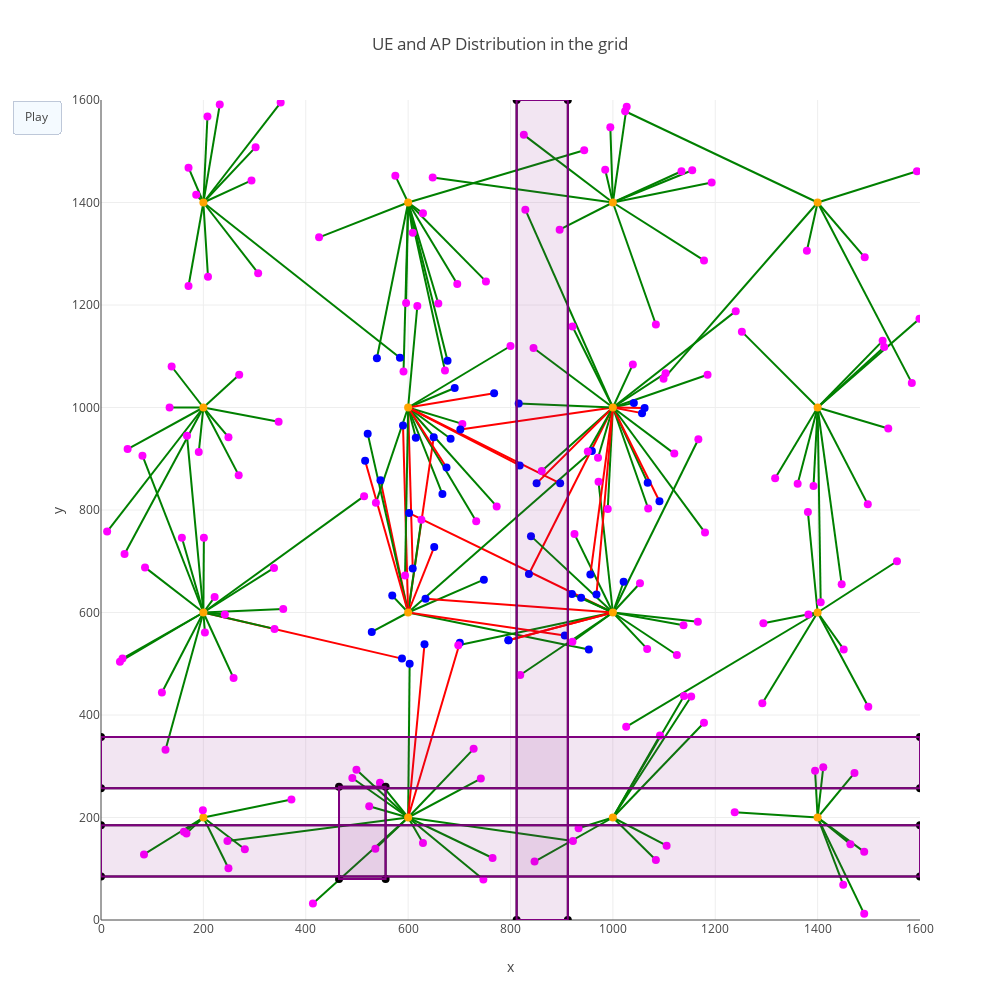

Here is the notebook cell this chart was saved with:
### Code cell
figure={"data":data_values,
        "layout": {'xaxis':{'range': [0, 1600], 'title': 'x'},
                   'yaxis':{'range': [0, 1600], 'title': 'y'},
                   'title':"UE and AP Distribution in the grid",
                   'height' : 1000,
                   'width' :1000,
                   'showlegend': False,
                   "shapes":Rec_dict, 
                    'updatemenus': [{'type': 'buttons',
                                      'buttons': [{'label': 'Play',
                                                   'method': 'animate',
                                                   'args': [None]}]}]
                  },
        'frames':Frames_data}
  
# print(figure)

plotly.offline.iplot(figure)

### Figure 1 — Plotly figure (JSON) as saved in the notebook; plotly's stock layout.template omitted (floating-point values rounded to 4 significant figures; data arrays with more than 128 entries replaced by an {"elided": "..."} marker saying what was removed)
{"data": [{"line": {"color": "green", "width": 2}, "mode": "lines", "type": "scatter", "x": [600, 953], "y": [600, 528]}, {"line": {"color": "green", "width": 2}, "mode": "lines", "type": "scatter", "x": [1000, 1166], "y": [600, 582]}, {"line": {"color": "green", "width": 2}, "mode": "lines", "type": "scatter", "x": [1000, 1178], "y": [1400, 1287]}, {"line": {"color": "green", "width": 2}, "mode": "lines", "type": "scatter", "x": [1000, 1041], "y": [1000, 1009]}, {"line": {"color": "green", "width": 2}, "mode": "lines", "type": "scatter", "x": [1400, 1381], "y": [600, 796]}, {"line": {"color": "green", "width": 2}, "mode": "lines", "type": "scatter", "x": [600, 499], "y": [200, 293]}, {"line": {"color": "green", "width": 2}, "mode": "lines", "type": "scatter", "x": [200, 12], "y": [1000, 758]}, {"line": {"color": "red", "width": 2}, "mode": "lines", "type": "scatter", "x": [1000, 602], "y": [600, 794]}, {"line": {"color": "green", "width": 2}, "mode": "lines", "type": "scatter", "x": [600, 706], "y": [1000, 968]}, {"line": {"color": "green", "width": 2}, "mode": "lines", "type": "scatter", "x": [1400, 1411], "y": [200, 298]}, {"line": {"color": "green", "width": 2}, "mode": "lines", "type": "scatter", "x": [600, 596], "y": [1400, 1204]}, {"line": {"color": "green", "width": 2}, "mode": "lines", "type": "scatter", "x": [1400, 1292], "y": [600, 423]}, {"line": {"color": "green", "width": 2}, "mode": "lines", "type": "scatter", "x": [600, 529], "y": [600, 562]}, {"line": {"color": "green", "width": 2}, "mode": "lines", "type": "scatter", "x": [1400, 1447], "y": [1000, 655]}, {"line": {"color": "green", "width": 2}, "mode": "lines", "type": "scatter", "x": [600, 603], "y": [200, 500]}, {"line": {"color": "green", "width": 2}, "mode": "lines", "type": "scatter", "x": [1400, 1464], "y": [200, 148]}, {"line": {"color": "green", "width": 2}, "mode": "lines", "type": "scatter", "x": [600, 959], "y": [600, 915]}, {"line": {"color": "green", "width": 2}, "mode": "lines", "type": "scatter", "x": [600, 748], "y": [600, 664]}, {"line": {"color": "green", "width": 2}, "mode": "lines", "type": "scatter", "x": [600, 691], "y": [1000, 1038]}, {"line": {"color": "green", "width": 2}, "mode": "lines", "type": "scatter", "x": [600, 742], "y": [200, 276]}, {"line": {"color": "red", "width": 2}, "mode": "lines", "type": "scatter", "x": [1000, 702], "y": [1000, 957]}, {"line": {"color": "green", "width": 2}, "mode": "lines", "type": "scatter", "x": [200, 372], "y": [200, 235]}, {"line": {"color": "green", "width": 2}, "mode": "lines", "type": "scatter", "x": [1000, 921], "y": [1000, 1158]}, {"line": {"color": "green", "width": 2}, "mode": "lines", "type": "scatter", "x": [200, 37], "y": [600, 504]}, {"line": {"color": "green", "width": 2}, "mode": "lines", "type": "scatter", "x": [1000, 861], "y": [1000, 876]}, {"line": {"color": "green", "width": 2}, "mode": "lines", "type": "scatter", "x": [1400, 1026], "y": [600, 377]}, {"line": {"color": "green", "width": 2}, "mode": "lines", "type": "scatter", "x": [1000, 938], "y": [600, 629]}, {"line": {"color": "green", "width": 2}, "mode": "lines", "type": "scatter", "x": [1400, 1599], "y": [1000, 1173]}, {"line": {"color": "green", "width": 2}, "mode": "lines", "type": "scatter", "x": [600, 667], "y": [1000, 831]}, {"line": {"color": "green", "width": 2}, "mode": "lines", "type": "scatter", "x": [200, 269], "y": [1000, 868]}, {"line": {"color": "green", "width": 2}, "mode": "lines", "type": "scatter", "x": [1400, 1024], "y": [1400, 1578]}, {"line": {"color": "green", "width": 2}, "mode": "lines", "type": "scatter", "x": [1000, 896], "y": [1400, 1347]}, {"line": {"color": "green", "width": 2}, "mode": "lines", "type": "scatter", "x": [1400, 1527], "y": [1000, 1130]}, {"line": {"color": "green", "width": 2}, "mode": "lines", "type": "scatter", "x": [1000, 1068], "y": [1000, 853]}, {"line": {"color": "green", "width": 2}, "mode": "lines", "type": "scatter", "x": [200, 584], "y": [1400, 1097]}, {"line": {"color": "green", "width": 2}, "mode": "lines", "type": "scatter", "x": [200, 84], "y": [200, 128]}, {"line": {"color": "green", "width": 2}, "mode": "lines", "type": "scatter", "x": [1400, 1492], "y": [1400, 1293]}, {"line": {"color": "green", "width": 2}, "mode": "lines", "type": "scatter", "x": [1000, 1125], "y": [600, 517]}, {"line": {"color": "green", "width": 2}, "mode": "lines", "type": "scatter", "x": [600, 765], "y": [200, 121]}, {"line": {"color": "green", "width": 2}, "mode": "lines", "type": "scatter", "x": [1400, 1099], "y": [1400, 1056]}, {"line": {"color": "red", "width": 2}, "mode": "lines", "type": "scatter", "x": [600, 701], "y": [200, 541]}, {"line": {"color": "green", "width": 2}, "mode": "lines", "type": "scatter", "x": [1400, 1498], "y": [1000, 811]}, {"line": {"color": "green", "width": 2}, "mode": "lines", "type": "scatter", "x": [1000, 971], "y": [1000, 902]}, {"line": {"color": "green", "width": 2}, "mode": "lines", "type": "scatter", "x": [1000, 920], "y": [600, 636]}, {"line": {"color": "red", "width": 2}, "mode": "lines", "type": "scatter", "x": [200, 588], "y": [600, 510]}, {"line": {"color": "green", "width": 2}, "mode": "lines", "type": "scatter", "x": [200, 167], "y": [200, 169]}, {"line": {"color": "green", "width": 2}, "mode": "lines", "type": "scatter", "x": [1400, 1395], "y": [200, 291]}, {"line": {"color": "green", "width": 2}, "mode": "lines", "type": "scatter", "x": [200, 52], "y": [1000, 919]}, {"line": {"color": "green", "width": 2}, "mode": "lines", "type": "scatter", "x": [200, 46], "y": [1000, 714]}, {"line": {"color": "green", "width": 2}, "mode": "lines", "type": "scatter", "x": [1000, 1053], "y": [600, 657]}, {"line": {"color": "red", "width": 2}, "mode": "lines", "type": "scatter", "x": [600, 650], "y": [600, 942]}, {"line": {"color": "green", "width": 2}, "mode": "lines", "type": "scatter", "x": [600, 683], "y": [1000, 939]}, {"line": {"color": "green", "width": 2}, "mode": "lines", "type": "scatter", "x": [200, 203], "y": [600, 561]}, {"line": {"color": "green", "width": 2}, "mode": "lines", "type": "scatter", "x": [600, 247], "y": [200, 154]}, {"line": {"color": "green", "width": 2}, "mode": "lines", "type": "scatter", "x": [600, 659], "y": [1400, 1203]}, {"line": {"color": "green", "width": 2}, "mode": "lines", "type": "scatter", "x": [1000, 1027], "y": [1400, 1587]}, {"line": {"color": "green", "width": 2}, "mode": "lines", "type": "scatter", "x": [1000, 1155], "y": [1400, 1463]}, {"line": {"color": "green", "width": 2}, "mode": "lines", "type": "scatter", "x": [1000, 925], "y": [600, 753]}, {"line": {"color": "green", "width": 2}, "mode": "lines", "type": "scatter", "x": [600, 747], "y": [200, 79]}, {"line": {"color": "green", "width": 2}, "mode": "lines", "type": "scatter", "x": [1000, 1193], "y": [1400, 1439]}, {"line": {"color": "green", "width": 2}, "mode": "lines", "type": "scatter", "x": [1000, 1103], "y": [1000, 1067]}, {"line": {"color": "green", "width": 2}, "mode": "lines", "type": "scatter", "x": [600, 944], "y": [1400, 1502]}, {"line": {"color": "green", "width": 2}, "mode": "lines", "type": "scatter", "x": [600, 618], "y": [1000, 1198]}, {"line": {"color": "green", "width": 2}, "mode": "lines", "type": "scatter", "x": [600, 922], "y": [200, 154]}, {"line": {"color": "green", "width": 2}, "mode": "lines", "type": "scatter", "x": [600, 672], "y": [1400, 1072]}, {"line": {"color": "green", "width": 2}, "mode": "lines", "type": "scatter", "x": [200, 126], "y": [600, 332]}, {"line": {"color": "red", "width": 2}, "mode": "lines", "type": "scatter", "x": [600, 546], "y": [600, 858]}, {"line": {"color": "green", "width": 2}, "mode": "lines", "type": "scatter", "x": [200, 119], "y": [600, 444]}, {"line": {"color": "red", "width": 2}, "mode": "lines", "type": "scatter", "x": [600, 897], "y": [1000, 852]}, {"line": {"color": "green", "width": 2}, "mode": "lines", "type": "scatter", "x": [1400, 1491], "y": [200, 12]}, {"line": {"color": "green", "width": 2}, "mode": "lines", "type": "scatter", "x": [600, 800], "y": [1000, 1120]}, {"line": {"color": "green", "width": 2}, "mode": "lines", "type": "scatter", "x": [1000, 1185], "y": [1000, 1064]}, {"line": {"color": "green", "width": 2}, "mode": "lines", "type": "scatter", "x": [600, 615], "y": [1000, 941]}, {"line": {"color": "green", "width": 2}, "mode": "lines", "type": "scatter", "x": [1000, 1167], "y": [600, 938]}, {"line": {"color": "green", "width": 2}, "mode": "lines", "type": "scatter", "x": [200, 270], "y": [1000, 1064]}, {"line": {"color": "green", "width": 2}, "mode": "lines", "type": "scatter", "x": [600, 537], "y": [1000, 814]}, {"line": {"color": "green", "width": 2}, "mode": "lines", "type": "scatter", "x": [1000, 816], "y": [1000, 1008]}, {"line": {"color": "green", "width": 2}, "mode": "lines", "type": "scatter", "x": [1400, 1379], "y": [1400, 1306]}, {"line": {"color": "green", "width": 2}, "mode": "lines", "type": "scatter", "x": [600, 626], "y": [600, 781]}, {"line": {"color": "red", "width": 2}, "mode": "lines", "type": "scatter", "x": [1000, 836], "y": [1000, 675]}, {"line": {"color": "red", "width": 2}, "mode": "lines", "type": "scatter", "x": [1000, 851], "y": [1000, 852]}, {"line": {"color": "red", "width": 2}, "mode": "lines", "type": "scatter", "x": [600, 609], "y": [1000, 686]}, {"line": {"color": "green", "width": 2}, "mode": "lines", "type": "scatter", "x": [1000, 840], "y": [600, 749]}, {"line": {"color": "green", "width": 2}, "mode": "lines", "type": "scatter", "x": [1000, 1092], "y": [200, 360]}, {"line": {"color": "green", "width": 2}, "mode": "lines", "type": "scatter", "x": [200, 281], "y": [200, 138]}, {"line": {"color": "green", "width": 2}, "mode": "lines", "type": "scatter", "x": [200, 86], "y": [600, 688]}, {"line": {"color": "green", "width": 2}, "mode": "lines", "type": "scatter", "x": [600, 491], "y": [200, 277]}, {"line": {"color": "green", "width": 2}, "mode": "lines", "type": "scatter", "x": [200, 356], "y": [600, 607]}, {"line": {"color": "green", "width": 2}, "mode": "lines", "type": "scatter", "x": [200, 351], "y": [1400, 1595]}, {"line": {"color": "green", "width": 2}, "mode": "lines", "type": "scatter", "x": [1000, 1084], "y": [200, 117]}, {"line": {"color": "green", "width": 2}, "mode": "lines", "type": "scatter", "x": [200, 168], "y": [600, 945]}, {"line": {"color": "red", "width": 2}, "mode": "lines", "type": "scatter", "x": [600, 768], "y": [1000, 1028]}, {"line": {"color": "green", "width": 2}, "mode": "lines", "type": "scatter", "x": [1400, 1406], "y": [1000, 620]}, {"line": {"color": "green", "width": 2}, "mode": "lines", "type": "scatter", "x": [1400, 1491], "y": [200, 133]}, {"line": {"color": "green", "width": 2}, "mode": "lines", "type": "scatter", "x": [1000, 826], "y": [1400, 1532]}, {"line": {"color": "green", "width": 2}, "mode": "lines", "type": "scatter", "x": [1400, 1584], "y": [1400, 1048]}, {"line": {"color": "green", "width": 2}, "mode": "lines", "type": "scatter", "x": [1000, 1069], "y": [1000, 803]}, {"line": {"color": "green", "width": 2}, "mode": "lines", "type": "scatter", "x": [600, 539], "y": [1400, 1096]}, {"line": {"color": "green", "width": 2}, "mode": "lines", "type": "scatter", "x": [200, 514], "y": [600, 827]}, {"line": {"color": "red", "width": 2}, "mode": "lines", "type": "scatter", "x": [600, 590], "y": [600, 965]}, {"line": {"color": "green", "width": 2}, "mode": "lines", "type": "scatter", "x": [1000, 819], "y": [600, 478]}, {"line": {"color": "green", "width": 2}, "mode": "lines", "type": "scatter", "x": [200, 347], "y": [1000, 972]}, {"line": {"color": "red", "width": 2}, "mode": "lines", "type": "scatter", "x": [1000, 796], "y": [600, 546]}, {"line": {"color": "green", "width": 2}, "mode": "lines", "type": "scatter", "x": [200, 339], "y": [600, 568]}, {"line": {"color": "green", "width": 2}, "mode": "lines", "type": "scatter", "x": [1000, 933], "y": [200, 179]}, {"line": {"color": "green", "width": 2}, "mode": "lines", "type": "scatter", "x": [200, 81], "y": [600, 906]}, {"line": {"color": "green", "width": 2}, "mode": "lines", "type": "scatter", "x": [200, 138], "y": [1000, 1080]}, {"line": {"color": "green", "width": 2}, "mode": "lines", "type": "scatter", "x": [200, 42], "y": [600, 510]}, {"line": {"color": "green", "width": 2}, "mode": "lines", "type": "scatter", "x": [200, 208], "y": [1400, 1568]}, {"line": {"color": "green", "width": 2}, "mode": "lines", "type": "scatter", "x": [200, 259], "y": [600, 472]}, {"line": {"color": "green", "width": 2}, "mode": "lines", "type": "scatter", "x": [1400, 1555], "y": [600, 700]}, {"line": {"color": "green", "width": 2}, "mode": "lines", "type": "scatter", "x": [1000, 995], "y": [1400, 1547]}, {"line": {"color": "green", "width": 2}, "mode": "lines", "type": "scatter", "x": [1400, 1472], "y": [200, 287]}, {"line": {"color": "green", "width": 2}, "mode": "lines", "type": "scatter", "x": [600, 728], "y": [200, 334]}, {"line": {"color": "green", "width": 2}, "mode": "lines", "type": "scatter", "x": [600, 414], "y": [200, 32]}, {"line": {"color": "green", "width": 2}, "mode": "lines", "type": "scatter", "x": [200, 199], "y": [200, 214]}, {"line": {"color": "green", "width": 2}, "mode": "lines", "type": "scatter", "x": [1000, 1138], "y": [600, 575]}, {"line": {"color": "green", "width": 2}, "mode": "lines", "type": "scatter", "x": [600, 521], "y": [600, 949]}, {"line": {"color": "green", "width": 2}, "mode": "lines", "type": "scatter", "x": [600, 696], "y": [1400, 1241]}, {"line": {"color": "green", "width": 2}, "mode": "lines", "type": "scatter", "x": [1400, 1382], "y": [600, 596]}, {"line": {"color": "green", "width": 2}, "mode": "lines", "type": "scatter", "x": [1000, 1240], "y": [1000, 1188]}, {"line": {"color": "red", "width": 2}, "mode": "lines", "type": "scatter", "x": [1000, 1057], "y": [1000, 989]}, {"line": {"color": "green", "width": 2}, "mode": "lines", "type": "scatter", "x": [200, 302], "y": [1400, 1508]}, {"line": {"color": "green", "width": 2}, "mode": "lines", "type": "scatter", "x": [1000, 698], "y": [600, 536]}, {"line": {"color": "green", "width": 2}, "mode": "lines", "type": "scatter", "x": [600, 575], "y": [1400, 1452]}, {"line": {"color": "green", "width": 2}, "mode": "lines", "type": "scatter", "x": [1400, 1499], "y": [600, 416]}, {"line": {"color": "green", "width": 2}, "mode": "lines", "type": "scatter", "x": [200, 242], "y": [600, 596]}, {"line": {"color": "green", "width": 2}, "mode": "lines", "type": "scatter", "x": [1400, 1451], "y": [600, 528]}, {"line": {"color": "green", "width": 2}, "mode": "lines", "type": "scatter", "x": [200, 171], "y": [1400, 1237]}, {"line": {"color": "green", "width": 2}, "mode": "lines", "type": "scatter", "x": [1400, 1538], "y": [1000, 959]}, {"line": {"color": "green", "width": 2}, "mode": "lines", "type": "scatter", "x": [600, 569], "y": [600, 633]}, {"line": {"color": "green", "width": 2}, "mode": "lines", "type": "scatter", "x": [600, 677], "y": [1400, 1091]}, {"line": {"color": "green", "width": 2}, "mode": "lines", "type": "scatter", "x": [1000, 972], "y": [600, 855]}, {"line": {"color": "green", "width": 2}, "mode": "lines", "type": "scatter", "x": [1000, 951], "y": [1000, 914]}, {"line": {"color": "green", "width": 2}, "mode": "lines", "type": "scatter", "x": [200, 294], "y": [1400, 1443]}, {"line": {"color": "red", "width": 2}, "mode": "lines", "type": "scatter", "x": [600, 651], "y": [600, 728]}, {"line": {"color": "green", "width": 2}, "mode": "lines", "type": "scatter", "x": [600, 773], "y": [1000, 807]}, {"line": {"color": "green", "width": 2}, "mode": "lines", "type": "scatter", "x": [200, 134], "y": [1000, 1000]}, {"line": {"color": "green", "width": 2}, "mode": "lines", "type": "scatter", "x": [200, 158], "y": [600, 746]}, {"line": {"color": "green", "width": 2}, "mode": "lines", "type": "scatter", "x": [600, 629], "y": [200, 150]}, {"line": {"color": "green", "width": 2}, "mode": "lines", "type": "scatter", "x": [1000, 847], "y": [200, 114]}, {"line": {"color": "green", "width": 2}, "mode": "lines", "type": "scatter", "x": [1400, 1392], "y": [1000, 847]}, {"line": {"color": "green", "width": 2}, "mode": "lines", "type": "scatter", "x": [600, 524], "y": [200, 222]}, {"line": {"color": "green", "width": 2}, "mode": "lines", "type": "scatter", "x": [200, 222], "y": [600, 630]}, {"line": {"color": "green", "width": 2}, "mode": "lines", "type": "scatter", "x": [1000, 1178], "y": [200, 385]}, {"line": {"color": "green", "width": 2}, "mode": "lines", "type": "scatter", "x": [1400, 1361], "y": [1000, 851]}, {"line": {"color": "green", "width": 2}, "mode": "lines", "type": "scatter", "x": [600, 752], "y": [1400, 1246]}, {"line": {"color": "green", "width": 2}, "mode": "lines", "type": "scatter", "x": [1000, 829], "y": [1000, 1386]}, {"line": {"color": "green", "width": 2}, "mode": "lines", "type": "scatter", "x": [200, 171], "y": [1400, 1468]}, {"line": {"color": "red", "width": 2}, "mode": "lines", "type": "scatter", "x": [600, 516], "y": [600, 896]}, {"line": {"color": "green", "width": 2}, "mode": "lines", "type": "scatter", "x": [1000, 1021], "y": [600, 660]}, {"line": {"color": "green", "width": 2}, "mode": "lines", "type": "scatter", "x": [600, 594], "y": [1000, 672]}, {"line": {"color": "green", "width": 2}, "mode": "lines", "type": "scatter", "x": [200, 186], "y": [1400, 1415]}, {"line": {"color": "green", "width": 2}, "mode": "lines", "type": "scatter", "x": [200, 162], "y": [200, 172]}, {"line": {"color": "green", "width": 2}, "mode": "lines", "type": "scatter", "x": [1400, 1594], "y": [1400, 1461]}, {"line": {"color": "green", "width": 2}, "mode": "lines", "type": "scatter", "x": [1000, 921], "y": [600, 543]}, {"line": {"color": "green", "width": 2}, "mode": "lines", "type": "scatter", "x": [600, 591], "y": [1400, 1070]}, {"line": {"color": "green", "width": 2}, "mode": "lines", "type": "scatter", "x": [600, 609], "y": [1400, 1341]}, {"line": {"color": "green", "width": 2}, "mode": "lines", "type": "scatter", "x": [1400, 1450], "y": [200, 69]}, {"line": {"color": "red", "width": 2}, "mode": "lines", "type": "scatter", "x": [1000, 796], "y": [600, 546]}, {"line": {"color": "green", "width": 2}, "mode": "lines", "type": "scatter", "x": [200, 338], "y": [600, 687]}, {"line": {"color": "green", "width": 2}, "mode": "lines", "type": "scatter", "x": [600, 426], "y": [1400, 1332]}, {"line": {"color": "green", "width": 2}, "mode": "lines", "type": "scatter", "x": [1400, 1294], "y": [600, 579]}, {"line": {"color": "green", "width": 2}, "mode": "lines", "type": "scatter", "x": [1400, 1252], "y": [1000, 1148]}, {"line": {"color": "red", "width": 2}, "mode": "lines", "type": "scatter", "x": [600, 906], "y": [600, 555]}, {"line": {"color": "red", "width": 2}, "mode": "lines", "type": "scatter", "x": [600, 632], "y": [200, 538]}, {"line": {"color": "green", "width": 2}, "mode": "lines", "type": "scatter", "x": [1400, 1238], "y": [200, 210]}, {"line": {"color": "green", "width": 2}, "mode": "lines", "type": "scatter", "x": [200, 249], "y": [200, 101]}, {"line": {"color": "green", "width": 2}, "mode": "lines", "type": "scatter", "x": [1000, 648], "y": [1400, 1449]}, {"line": {"color": "green", "width": 2}, "mode": "lines", "type": "scatter", "x": [200, 307], "y": [1400, 1262]}, {"line": {"color": "green", "width": 2}, "mode": "lines", "type": "scatter", "x": [1000, 1039], "y": [1000, 1084]}, {"line": {"color": "red", "width": 2}, "mode": "lines", "type": "scatter", "x": [1000, 1062], "y": [1000, 999]}, {"line": {"color": "red", "width": 2}, "mode": "lines", "type": "scatter", "x": [600, 818], "y": [1000, 887]}, {"line": {"color": "red", "width": 2}, "mode": "lines", "type": "scatter", "x": [1000, 956], "y": [1000, 674]}, {"line": {"color": "green", "width": 2}, "mode": "lines", "type": "scatter", "x": [1000, 985], "y": [1400, 1464]}, {"line": {"color": "green", "width": 2}, "mode": "lines", "type": "scatter", "x": [1000, 1084], "y": [1400, 1162]}, {"line": {"color": "green", "width": 2}, "mode": "lines", "type": "scatter", "x": [1000, 990], "y": [1000, 802]}, {"line": {"color": "green", "width": 2}, "mode": "lines", "type": "scatter", "x": [1000, 1139], "y": [200, 437]}, {"line": {"color": "red", "width": 2}, "mode": "lines", "type": "scatter", "x": [1000, 1091], "y": [1000, 817]}, {"line": {"color": "red", "width": 2}, "mode": "lines", "type": "scatter", "x": [1000, 968], "y": [1000, 635]}, {"line": {"color": "green", "width": 2}, "mode": "lines", "type": "scatter", "x": [1000, 1153], "y": [200, 436]}, {"line": {"color": "green", "width": 2}, "mode": "lines", "type": "scatter", "x": [1000, 1180], "y": [1000, 756]}, {"line": {"color": "green", "width": 2}, "mode": "lines", "type": "scatter", "x": [600, 545], "y": [200, 268]}, {"line": {"color": "green", "width": 2}, "mode": "lines", "type": "scatter", "x": [1400, 1317], "y": [1000, 862]}, {"line": {"color": "green", "width": 2}, "mode": "lines", "type": "scatter", "x": [600, 629], "y": [1400, 1379]}, {"line": {"color": "green", "width": 2}, "mode": "lines", "type": "scatter", "x": [1000, 1134], "y": [1400, 1461]}, {"line": {"color": "green", "width": 2}, "mode": "lines", "type": "scatter", "x": [600, 733], "y": [1000, 778]}, {"line": {"color": "green", "width": 2}, "mode": "lines", "type": "scatter", "x": [200, 201], "y": [600, 746]}, {"line": {"color": "green", "width": 2}, "mode": "lines", "type": "scatter", "x": [600, 536], "y": [200, 139]}, {"line": {"color": "red", "width": 2}, "mode": "lines", "type": "scatter", "x": [600, 675], "y": [1000, 883]}, {"line": {"color": "green", "width": 2}, "mode": "lines", "type": "scatter", "x": [200, 249], "y": [1000, 942]}, {"line": {"color": "green", "width": 2}, "mode": "lines", "type": "scatter", "x": [1400, 1530], "y": [1000, 1118]}, {"line": {"color": "green", "width": 2}, "mode": "lines", "type": "scatter", "x": [200, 191], "y": [1000, 913]}, {"line": {"color": "green", "width": 2}, "mode": "lines", "type": "scatter", "x": [1000, 1067], "y": [600, 529]}, {"line": {"color": "green", "width": 2}, "mode": "lines", "type": "scatter", "x": [1000, 1105], "y": [200, 145]}, {"line": {"color": "green", "width": 2}, "mode": "lines", "type": "scatter", "x": [200, 209], "y": [1400, 1255]}, {"line": {"color": "green", "width": 2}, "mode": "lines", "type": "scatter", "x": [200, 232], "y": [1400, 1591]}, {"line": {"color": "green", "width": 2}, "mode": "lines", "type": "scatter", "x": [1000, 845], "y": [1000, 1116]}, {"line": {"color": "red", "width": 2}, "mode": "lines", "type": "scatter", "x": [1000, 634], "y": [600, 627]}, {"line": {"color": "green", "width": 2}, "mode": "lines", "type": "scatter", "x": [1000, 1120], "y": [1000, 910]}, {"line": {"color": "black", "width": 2}, "mode": "lines", "type": "scatter", "x": [812, 812], "y": [0, 1600]}, {"line": {"color": "black", "width": 2}, "mode": "lines", "type": "scatter", "x": [812, 912], "y": [1600, 1600]}, {"line": {"color": "black", "width": 2}, "mode": "lines", "type": "scatter", "x": [912, 912], "y": [1600, 0]}, {"line": {"color": "black", "width": 2}, "mode": "lines", "type": "scatter", "x": [812, 912], "y": [0, 0]}, {"line": {"color": "black", "width": 2}, "mode": "lines", "type": "scatter", "x": [0, 0], "y": [257, 357]}, {"line": {"color": "black", "width": 2}, "mode": "lines", "type": "scatter", "x": [0, 1600], "y": [357, 357]}, {"line": {"color": "black", "width": 2}, "mode": "lines", "type": "scatter", "x": [1600, 1600], "y": [357, 257]}, {"line": {"color": "black", "width": 2}, "mode": "lines", "type": "scatter", "x": [0, 1600], "y": [257, 257]}, {"line": {"color": "black", "width": 2}, "mode": "lines", "type": "scatter", "x": [0, 0], "y": [85, 185]}, {"line": {"color": "black", "width": 2}, "mode": "lines", "type": "scatter", "x": [0, 1600], "y": [185, 185]}, {"line": {"color": "black", "width": 2}, "mode": "lines", "type": "scatter", "x": [1600, 1600], "y": [185, 85]}, {"line": {"color": "black", "width": 2}, "mode": "lines", "type": "scatter", "x": [0, 1600], "y": [85, 85]}, {"line": {"color": "black", "width": 2}, "mode": "lines", "type": "scatter", "x": [465, 465], "y": [80, 260]}, {"line": {"color": "black", "width": 2}, "mode": "lines", "type": "scatter", "x": [465, 556], "y": [260, 260]}, {"line": {"color": "black", "width": 2}, "mode": "lines", "type": "scatter", "x": [556, 556], "y": [260, 80]}, {"line": {"color": "black", "width": 2}, "mode": "lines", "type": "scatter", "x": [465, 556], "y": [80, 80]}, {"marker": {"color": {"elided": "232 str values"}, "size": 8}, "mode": "markers", "type": "scatter", "x": {"elided": "232 int values"}, "y": {"elided": "232 int values"}}], "layout": {"height": 1000, "shapes": [{"fillcolor": "rgba(128, 0, 128 0.1)", "line": {"color": "rgba(128, 0, 128, 1)", "width": 2}, "type": "rect", "x0": 812, "x1": 912, "y0": 0, "y1": 1600}, {"fillcolor": "rgba(128, 0, 128 0.1)", "line": {"color": "rgba(128, 0, 128, 1)", "width": 2}, "type": "rect", "x0": 0, "x1": 1600, "y0": 257, "y1": 357}, {"fillcolor": "rgba(128, 0, 128 0.1)", "line": {"color": "rgba(128, 0, 128, 1)", "width": 2}, "type": "rect", "x0": 0, "x1": 1600, "y0": 85, "y1": 185}, {"fillcolor": "rgba(128, 0, 128 0.1)", "line": {"color": "rgba(128, 0, 128, 1)", "width": 2}, "type": "rect", "x0": 465, "x1": 556, "y0": 80, "y1": 260}], "showlegend": false, "title": "UE and AP Distribution in the grid", "updatemenus": [{"buttons": [{"args": [null], "label": "Play", "method": "animate"}], "type": "buttons"}], "width": 1000, "xaxis": {"range": [0, 1600], "title": "x"}, "yaxis": {"range": [0, 1600], "title": "y"}}}
